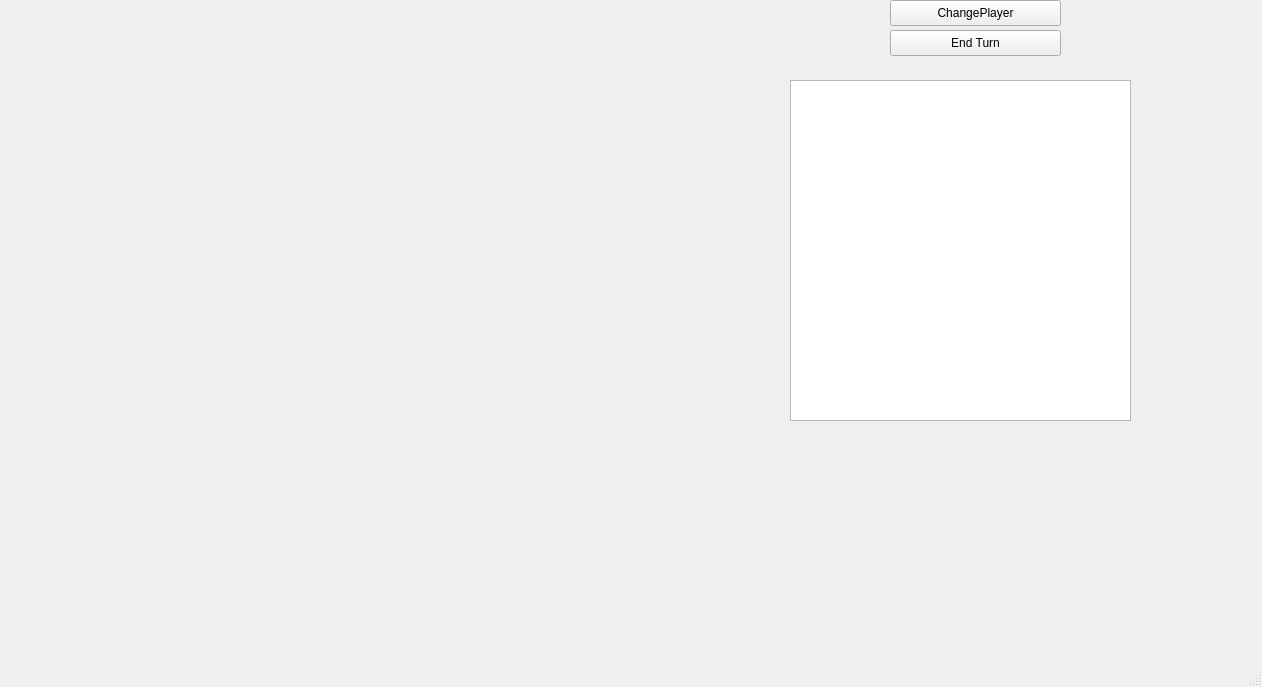
<?xml version="1.0" encoding="UTF-8"?>
<ui version="4.0">
 <class>MainWindow</class>
 <widget class="QMainWindow" name="MainWindow">
  <property name="geometry">
   <rect>
    <x>0</x>
    <y>0</y>
    <width>1262</width>
    <height>687</height>
   </rect>
  </property>
  <property name="windowTitle">
   <string>MainWindow</string>
  </property>
  <widget class="QWidget" name="centralwidget">
   <widget class="QPushButton" name="changePlayerButton">
    <property name="geometry">
     <rect>
      <x>890</x>
      <y>0</y>
      <width>171</width>
      <height>26</height>
     </rect>
    </property>
    <property name="text">
     <string>ChangePlayer</string>
    </property>
   </widget>
   <widget class="QPushButton" name="endTurnButton">
    <property name="geometry">
     <rect>
      <x>890</x>
      <y>30</y>
      <width>171</width>
      <height>26</height>
     </rect>
    </property>
    <property name="text">
     <string>End Turn</string>
    </property>
   </widget>
   <widget class="QTextBrowser" name="textField">
    <property name="geometry">
     <rect>
      <x>790</x>
      <y>80</y>
      <width>341</width>
      <height>341</height>
     </rect>
    </property>
   </widget>
  </widget>
  <widget class="QMenuBar" name="menubar">
   <property name="geometry">
    <rect>
     <x>0</x>
     <y>0</y>
     <width>1262</width>
     <height>23</height>
    </rect>
   </property>
  </widget>
  <widget class="QStatusBar" name="statusbar"/>
 </widget>
 <resources/>
 <connections/>
</ui>
